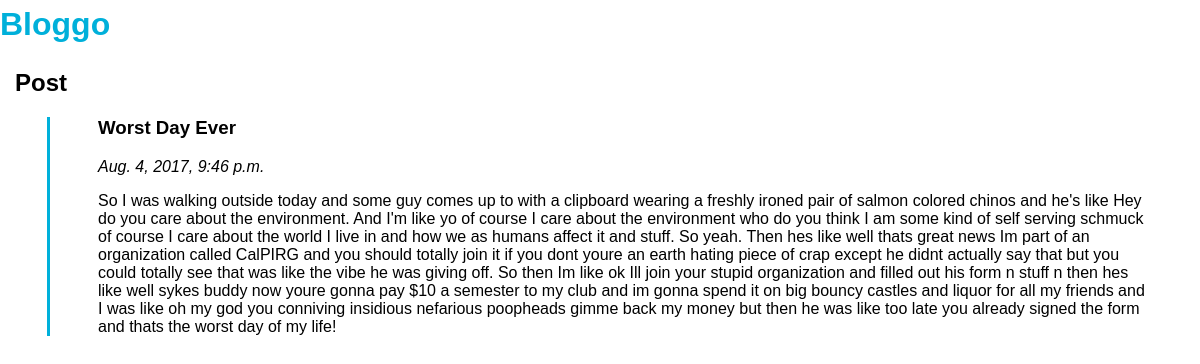
/posts/details/1, run on the app's committed database.
### posts/models.py (models this page shows, shortened)
class Post(models.Model):
    title = models.CharField(max_length=200)
    body = models.TextField()
    pub_date = models.DateTimeField("date published", default=timezone.now)

### posts/views.py (the view)
# urls.py: url(r'^details/(?P<pk>\d+)$', views.post_details, name='post_details'),
def post_details(request, pk):
    post = Post.objects.get(pk=pk)
    return render(request, "posts/details.html", {"post": post})

### posts/templates/posts/details.html
{% extends 'posts/base.html' %}
{% block content %}
    <h2>Post</h2>
        <div class="postlist">
            <div class="post">
                <h3>{{ post.title }}</h3>
                <em>{{ post.pub_date }}</em>
                <p>{{ post.body }}</p>
            </div>
        </div>
{% endblock %}

### posts/static/posts/style.css (style rules this page uses)
html, body { margin: 0 0; padding: 0 0; font-family: sans-serif; }
.postlist { border-left: 3px solid #00B0DA; margin: 1em 2em; }
.post { padding-left: 3em; margin-bottom: 5em; }

### data on the page
Post: title "Worst Day Ever", pub_date "Aug. 4, 2017, 9:46 p.m.", body "So I was walking outside today and some guy comes up to with a clipboard wearing a freshly ironed pair of salmon colored chinos and he's like Hey do you care about the environment. And I'm like yo of course I care about the environment who do you think I am some kind of self serving schmuck of course I care about the world I live in and how we as humans affect it and stuff. So yeah. Then hes like well thats great news Im part of an organization called CalPIRG and you should totally join it if you dont youre an earth hating piece of crap except he didnt actually say that but you could totally see that was like the vibe he was giving off. So then Im like ok Ill join your stupid organization…"
